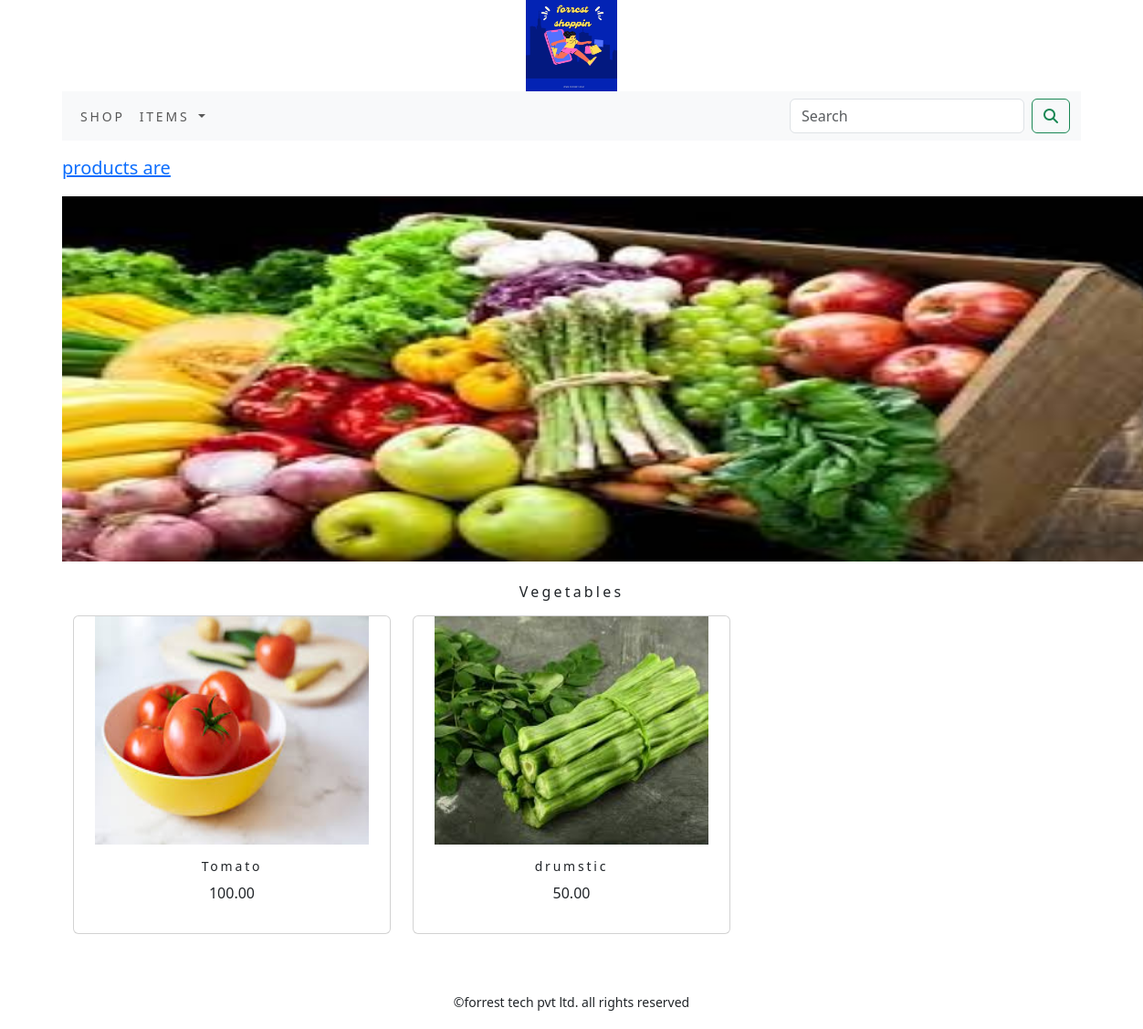
The page /shop/vegetables/ on the database its author committed.
### shop/models.py (models this page shows, shortened)
class Category(models.Model):
    objects = None
    name=models.CharField(max_length=250,unique=True)
    slug=models.SlugField(max_length=250,unique=True)
    description=models.TextField(blank=True)
    image=models.ImageField(upload_to='primary',unique=True)
    class Meta:
        ordering=('name',)
        verbose_name='category'
        verbose_name_plural='categories'
    def get_url(self):
        return reverse('shop:product_by_category',args=[self.slug])

class Product(models.Model):
    objects = None
    name=models.CharField(max_length=250,unique=True)
    slug=models.SlugField(max_length=250,unique=True)
    description=models.TextField(blank=True)
    price=models.DecimalField(max_digits=10,decimal_places=2)
    category=models.ForeignKey(Category,on_delete=models.CASCADE)
    image=models.ImageField(upload_to='product',blank=True)
    stock=models.IntegerField(blank=True)
    available=models.BooleanField(default=True)
    created=models.DateTimeField(auto_now_add=True)
    updated=models.DateTimeField(auto_now=True)
    def get_url(self):
        return reverse('shop:prodCatdetail',args=[self.category.slug,self.slug])
    class Meta:
        ordering=('name',)
        verbose_name='product'
        verbose_name_plural='products'

### shop/views.py (the view)
# urls.py: path('',views.allProdCat,name='allProdCat'),
def allProdCat(request,c_slug=None):
    c_page=None
    products_list=None
    if c_slug!=None:
        c_page=get_object_or_404(Category,slug=c_slug)
        products_list=Product.objects.all().filter(category=c_page,available=True)
    else:
        products_list=Product.objects.all().filter(available=True)
    paginator =Paginator(products_list,6)
    try:
        page=int(request.GET.get('page','1'))
    except:
        page=1
    try:
        products=paginator.page(page)
    except (EmptyPage,InvalidPage):
        products=paginator.page(paginator.num_pages)
    return render(request,'category.html',{'category':c_page,'products':products})

### cart/context_processors.py (called while the page is built)
def counter(request):
    item_count=0
    if 'admin' in request.path:
        return {}
    else:
        try:
            cart=Cart.objects.filter(cart_id=_cart_id(request))
            car_items=CartItem.objects.all().filter(cart=cart[:1])
            for cart_item in car_items:
                item_count += cart_item.quantity
        except Cart.DoesNotExist:
            item_count =0
    return dict(item_count=item_count)

### cart/views.py (called while the page is built)
def _cart_id(request):
    cart=request.session.session_key
    if not cart:
        cart=request.session.create()
    return cart

### shop/context_processors.py (called while the page is built)
def menu_links(request):
    links=Category.objects.all()
    return dict(links=links)

### templates/category.html (shortened to what this page needs)
{% extends 'base.html' %}
{% load static %}
{% block content %}
{% if category %}
    <div>
      <div class="row my_row_class ">
          <div class="mx-auto" >
        <p><a href="{% url 'shop:allProdCat' %}">products are</a></p>
          </div>
      </div>
    </div>
    {% endif %}
<div class="ma_auto">
    {% if category %}
    <img class="my_image" src="{{category.image.url}}" style="height:400px; width:1200px;" alt="{{category.name">
</div>
    <br>
<div>
    <h1 class="text-center my_title">{{category.name}}</h1>
</div>
{% endif %}
<div class="container">
    <div class="row mx_auto">
        {% for product in products.object_list %}
        <div class="my_bottom_margin col-9 col-sm-12 col-md-4  col-lg-4">
            <div class="card text-center" style="min-width:18rem;">
                <a href="{{product.get_url}}"><img class="card-img-top.my_image" src="{{ product.image.url }}" style="height:250px; width:300px;" alt="{{product.name}}" ></a>
                <div class="card-body">
                    <h4>{{product.name}}</h4>
                    <p>{{product.price}}</p>
                </div>
            </div>
        </div>
        {% endfor %}
    </div>
    <br>
</div>
{% endblock %}

### static/css/custom.css (style rules this page uses)
body { font-family: 'Roboto',sans-serif; }
.my_row_class { padding-top:15px; }
.my_row_class .mx-auto { color:#ooo; font-size:20px; }
.my_title { font-size:16px; text_transform:uppercase; letter-spacing:.2em; }
.my_bottom_margin { margin-bottom:20px; }
.card-body h4 { font-size:14px; text_transform:uppercase; letter-spacing:.2em; }

### rows shown on the page
Category: image (picture), name "Vegetables"
Product: image (picture), name "Tomato", price "100.00"
Product: image (picture), name "drumstic", price "50.00"
